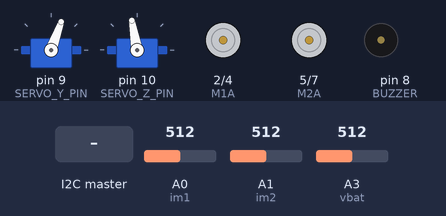
The program below on a simulated Arduino Pro Mini, built with avr-gcc and run on an emulated ATmega328P. Shown: 2 × servo, motor-driver pin pairs drawn as motors (green arrow = first pin HIGH = forward, orange = second pin HIGH = backward, longer = more drive, scaled by the enable pin), buzzer (waves = sounding). The test bench sets the inputs (shaded band); at power-on: A0 (im1) = 512, A1 (im2) = 512, A3 (vbat) = 512. What the program prints to the serial monitor is not drawn.

Above: at 1.25 s.
1.3 s: the I2C master sends "F"
At 1.59 s:
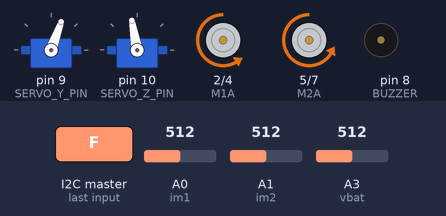
4.8 s: the I2C master sends "B"
At 5.46 s:
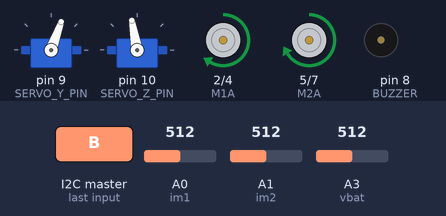
8.3 s: the I2C master sends "L"
At 8.66 s:
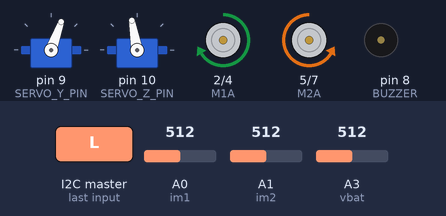
11.8 s: the I2C master sends "R"
At 12.67 s:
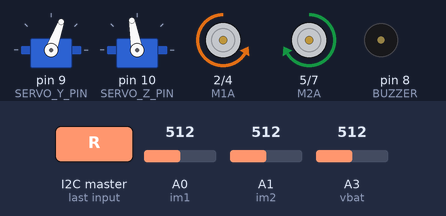
15.3 s: the I2C master sends "P"
At 15.87 s:
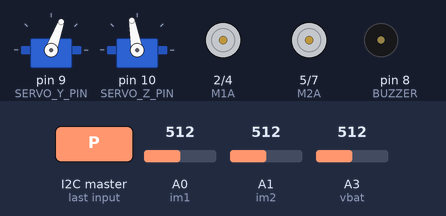
18.8 s: the I2C master sends "W"
At 19.07 s:
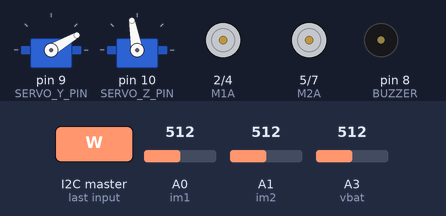
Timing chart, 0 to 21.8 s (numbered marks = the images above; inputs shaded):
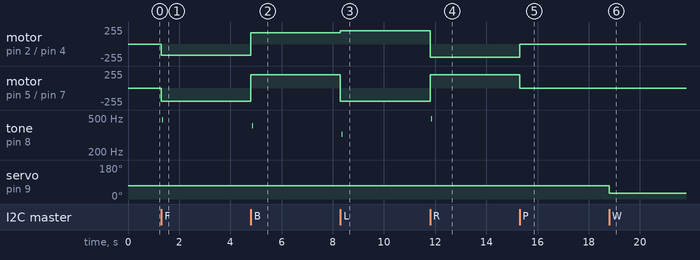

Measured:
- after the input at 1.3 s, motor on pin 2 (M1A) / pin 4 (M1B): stopped → backward 170/255 at once; motor on pin 5 (M2A) / pin 7 (M2B): stopped → backward 200/255 at once; tone on pin 8 (BUZZER): silent → 480 Hz after 0.05 s, → silent 0.04 s later
- after the input at 4.8 s, motor on pin 2 (M1A) / pin 4 (M1B): backward 170/255 → forward 170/255 at once; motor on pin 5 (M2A) / pin 7 (M2B): backward 200/255 → forward 200/255 at once; tone on pin 8 (BUZZER): silent → 407 Hz after 0.05 s, → silent 0.04 s later
- after the input at 8.3 s, motor on pin 2 (M1A) / pin 4 (M1B): forward 170/255 → forward 200/255 at once; motor on pin 5 (M2A) / pin 7 (M2B): forward 200/255 → backward 200/255 at once; tone on pin 8 (BUZZER): silent → 323 Hz after 0.05 s, → silent 0.04 s later
- after the input at 11.8 s, motor on pin 2 (M1A) / pin 4 (M1B): forward 200/255 → backward 200/255 at once; motor on pin 5 (M2A) / pin 7 (M2B): backward 200/255 → forward 200/255 at once; tone on pin 8 (BUZZER): silent → 488 Hz after 0.05 s, → silent 0.04 s later
- after the input at 15.3 s, motor on pin 2 (M1A) / pin 4 (M1B): backward 200/255 → stopped at once; motor on pin 5 (M2A) / pin 7 (M2B): forward 200/255 → stopped at once
- after the input at 18.8 s, servo on pin 9 (SERVO_Y_PIN): 70° → 30° at once

The program:

main.cpp
```cpp
#include <Arduino.h>
#include <Wire.h>
#include <Servo.h>

// setam pinii motoarelor pe arduuino
#define M1A 2
#define PWM1 3
#define M1B 4
#define M2A 5
#define PWM2 6
#define M2B 7
#define BUZZER 8
#define im1 A0
#define im2 A1
#define vbat A3

// setam adresa I2C pentru arduino
#define ADDRESS 1

// setam pinii pentru servomotoare
#define SERVO_Y_PIN 9
#define SERVO_Z_PIN 10

Servo servo_y; /*obiectul servo_y reprezinta servomotorul responsabil pentru miscarea pe verticala*/
Servo servo_z; /*obiectul servo_z reprezinta servomotorul responsabil pentru rotire (miscare pe orizontala)*/

// Pozitiile de centru ale servomotoarelor
int poz_y = 70;
int poz_z = 50;

void bipait(){
    digitalWrite(BUZZER, HIGH);
    delay(200);
    digitalWrite(BUZZER, LOW);
    delay(100);
    digitalWrite(BUZZER, HIGH);
    delay(100);
    digitalWrite(BUZZER, LOW);
    delay(100);
    digitalWrite(BUZZER, HIGH);
    delay(300);
    digitalWrite(BUZZER, LOW);
}

// setam pozitii pentru camera
void CAM_Center() {
  poz_y = 70;
  poz_z = 100;

  servo_y.write(poz_y);
  servo_z.write(poz_z);
}

void CAM_Up() {
  poz_y = 30;

  servo_y.write(poz_y);
}

void CAM_Down() {
  poz_y = 100;

  servo_y.write(poz_y);
}

void CAM_Left() {
  poz_z = 80;

  servo_z.write(poz_z);
}

void CAM_Right() {
  poz_z = 120;

  servo_z.write(poz_z);
}

void Im1() {
  int val = analogRead(im1);
  if (val < 100) {
    bipait();
  }
  else if (val > 924) {
    bipait();
  }
}

void Im2() {
  int val = analogRead(im2);
  if (val < 100) {
    bipait();
  }
  if (val > 924) {
    bipait();
  }
}

// setam miscarile robotului
void Viteze() {
  analogWrite(PWM1, 170);
  analogWrite(PWM2, 200);
}

void Backward() {
  digitalWrite(M1A, HIGH);
  digitalWrite(M1B, LOW);
  digitalWrite(M2A, HIGH);
  digitalWrite(M2B, LOW);
  Viteze();
  bipait();
}

void Forward() {
  digitalWrite(M1A, LOW);
  digitalWrite(M1B, HIGH);
  digitalWrite(M2A, LOW);
  digitalWrite(M2B, HIGH);
  Viteze();
  bipait();
}

void Right() {
  digitalWrite(M1A, LOW);
  digitalWrite(M1B, HIGH);
  digitalWrite(M2A, HIGH);
  digitalWrite(M2B, LOW);
  analogWrite(PWM1, 200);
  analogWrite(PWM2, 200);
  bipait();
}

void Left() {
  digitalWrite(M1A, HIGH);
  digitalWrite(M1B, LOW);
  digitalWrite(M2A, LOW);
  digitalWrite(M2B, HIGH);
  analogWrite(PWM1, 200);
  analogWrite(PWM2, 200);
  bipait();
}

void Brake() {
  digitalWrite(M1A, LOW);
  digitalWrite(M1B, LOW);
  digitalWrite(M2A, LOW);
  digitalWrite(M2B, LOW);
}

void convertV() {
  float cV=map(analogRead(vbat),0,1024,0,186)/10.0;
  if(cV<10) bipait();
}

// functii care sunt executate de fiecare data cand se primestc comenzi de la master
void receiveEvent(int howMany) {
  while (Wire.available()) {
    char command[2]; // considerand comenzile nu vor depasi 2 caractere
    int i = 0;
    while (Wire.available()) {
      char c = Wire.read();
      if (c == '\n') { // sfarsitul comenzii
        command[i] = '\0'; // stringul comenzii este null-terminate
        break;
      }
      command[i++] = c;
    }
    Serial.println(command);
    // executa actiuni in functie de comanda primita
    // CONTROL MOTOARE
    if (strncmp(command, "F",1) == 0) {
      // miscare INAINTE
      Forward();
      bipait();
      Serial.println("Received FORWARD command");
    } else if (strncmp(command, "B",1) == 0) {
      // miscasre INAPOI
      Backward();
      bipait();
      Serial.println("Received BACKWARD command");
    } else if (strncmp(command, "L",1) == 0) {
      // miscare STANGA
      Left();
      bipait();
      Serial.println("Received LEFT command");
    } else if (strncmp(command, "R",1) == 0) {
      // miscare DREAPTA
      Right();
      bipait();
      Serial.println("Received RIGHT command");
    } else if (strncmp(command, "P",1) == 0) {
      // FRANA (REPAUS)
      Brake();
      Serial.println("Received BRAKE command");
    } // CONTROL CAMERA
    else if (strncmp(command, "W",1) == 0) {
      // miscare CAMERA SUS
      CAM_Up();
      Serial.println("Received CAM UP command");
    } else if (strncmp(command, "S",1) == 0) {
      // miscare CAMERA JOS
      CAM_Down();
      Serial.println("Received CAM DOWN command");
    } else if (strncmp(command, "D",1) == 0) {
      // miscare CAMERA DREAPTA
      CAM_Right();
      Serial.println("Received CAM RIGHT command");
    } else if (strncmp(command, "A",1) == 0) {
      // miscare CAMERA STANGA
      CAM_Left();
      Serial.println("Received CAM LEFT command");
    } else if (strncmp(command, "C",1) == 0) {
      // miscare CAMERA CENTRU
      CAM_Center();
      Serial.println("Received CAM CENTER command");
    } else {
      // comanda necunoscuta
      Serial.println("Received unknown command");
    }
  }
}

// functii executate cand se primesc comenzi
void requestEvent() {
 Wire.write("Master");  /*trimite string la cerere */
}

void setup() {
  Serial.begin(115200);
  // atasare servomotoare la arduino
  servo_y.attach(SERVO_Y_PIN);
  servo_z.attach(SERVO_Z_PIN);

  //Resetare pozitie camera
  CAM_Center();

  pinMode(M1A, OUTPUT);
  pinMode(M1B, OUTPUT);
  pinMode(M2A, OUTPUT);
  pinMode(M2B, OUTPUT);
  pinMode(PWM1, OUTPUT);
  pinMode(PWM2, OUTPUT);
  pinMode(BUZZER, OUTPUT);

  Wire.begin(ADDRESS);
  Wire.onReceive(receiveEvent);
  Wire.onRequest(requestEvent);
  Serial.begin(9600);
}

void loop() {
  Im1();
  Im2();
  convertV();
}
```
